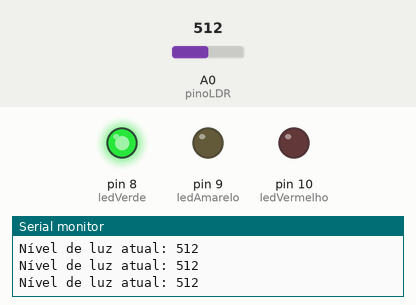
Simulated run of this sketch. Board: Arduino Uno, built with avr-gcc and run on an emulated ATmega328P. Parts: output pins drawn as LEDs (lit = HIGH), the last lines printed to the serial monitor. The test bench sets the inputs (shaded band); at power-on: A0 (pinoLDR) = 512.

Above: at 1.2 s.
1.3 s: A0 (pinoLDR) set to 367
2.8 s: A0 (pinoLDR) set to 339
At 3.7 s:
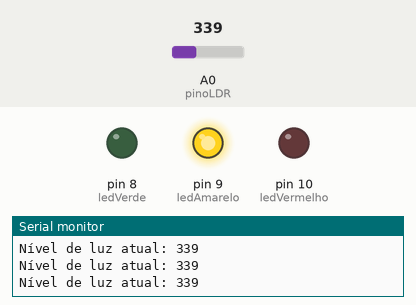
4.3 s: A0 (pinoLDR) set to 163
5.8 s: A0 (pinoLDR) set to 135
At 6.3 s:
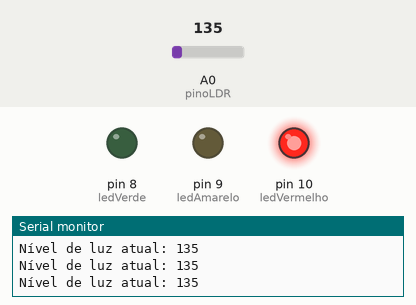
7.3 s: A0 (pinoLDR) set to 160
At 8.6 s:
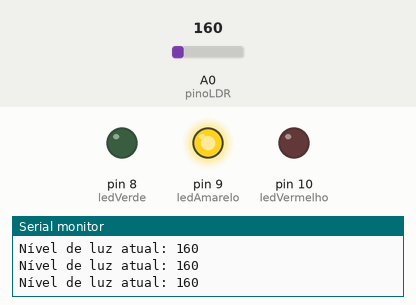
8.9 s: A0 (pinoLDR) set to 140
At 10.2 s:
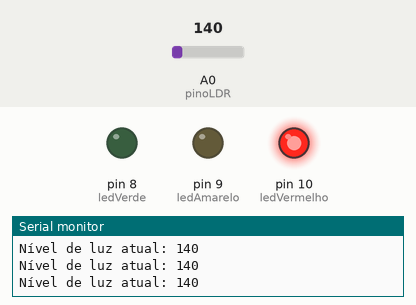
Timing chart, 0 to 11.5 s (numbered marks = the images above; inputs shaded):
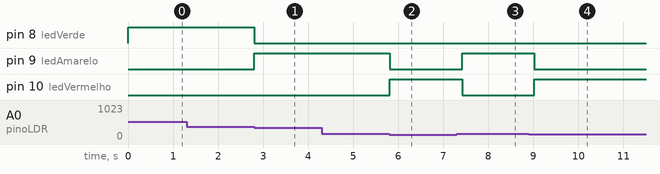

Measured:
- the behaviour switches between 350 and 349 on A0 (pinoLDR) (found by bisection; images 0 and 1)
- the behaviour switches between 151 and 150 on A0 (pinoLDR) (found by bisection; images 1 and 2)
- after the input at 2.8 s, pin 8 (ledVerde): HIGH → LOW at once; pin 9 (ledAmarelo): LOW → HIGH at once
- after the input at 5.8 s, pin 9 (ledAmarelo): HIGH → LOW at once; pin 10 (ledVermelho): LOW → HIGH at once
- after the input at 7.3 s, pin 9 (ledAmarelo): LOW → HIGH after 0.12 s; pin 10 (ledVermelho): HIGH → LOW after 0.12 s
- after the input at 8.9 s, pin 9 (ledAmarelo): HIGH → LOW after 0.12 s; pin 10 (ledVermelho): LOW → HIGH after 0.12 s

The sketch:

SensorLuz.ino
```cpp
// Definição dos pinos
const int pinoLDR = A0;
const int ledVerde = 8;
const int ledAmarelo = 9;
const int ledVermelho = 10;

void setup() {
  Serial.begin(9600);

  // Configura os pinos dos LEDs como saída
  pinMode(ledVerde, OUTPUT);
  pinMode(ledAmarelo, OUTPUT);
  pinMode(ledVermelho, OUTPUT);
}

void loop() {
  int valorLuz = analogRead(pinoLDR); // Lê o valor atual do sensor

  Serial.print("Nível de luz atual: ");
  Serial.println(valorLuz);

  // Primeiro, apagamos todos os LEDs para evitar que mais de um fique aceso
  digitalWrite(ledVerde, LOW);
  digitalWrite(ledAmarelo, LOW);
  digitalWrite(ledVermelho, LOW);

  // Verifica em qual faixa a leitura se encaixa e acende o LED correspondente
  if (valorLuz >= 350) {
    // Ambiente claro (próximo aos 419)
    digitalWrite(ledVerde, HIGH);

  } else if (valorLuz <= 150) {
    // Ambiente escuro (próximo aos 80-85)
    digitalWrite(ledVermelho, HIGH);

  } else {
    // Ambiente com luz mediana (entre 151 e 349)
    digitalWrite(ledAmarelo, HIGH);
  }

  delay(200); // Pequena pausa para estabilizar as leituras
}
```
